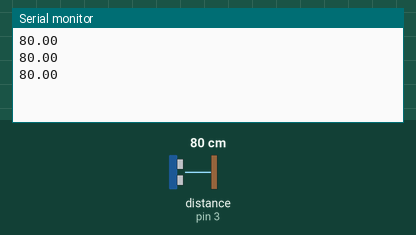
The sketch below on a simulated Arduino Uno, built with avr-gcc and run on an emulated ATmega328P. Parts: the last lines printed to the serial monitor. The inputs (shaded band) are chosen by the test bench; at power-on: distance to the obstacle (sensor on pin 3) 80 cm. The echo pulse lasts 58.3 µs per cm.

Above: at 1.3 s.
1.4 s: distance to the obstacle (sensor on pin 3) set to 2 cm
At 1.9 s:
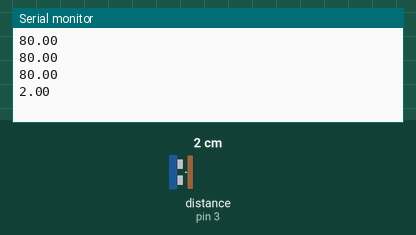
2.9 s: distance to the obstacle (sensor on pin 3) set to 4 cm
At 3.4 s:
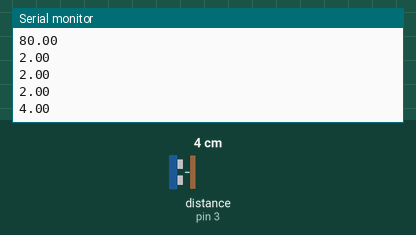
Timing chart, 0 to 5.9 s (numbered marks = the images above; inputs shaded):
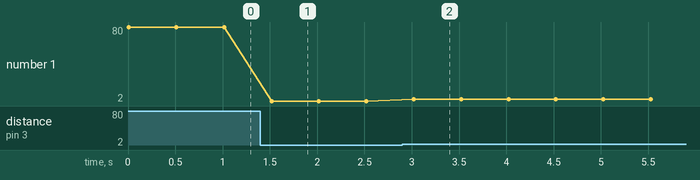

Measured:
- after the input at 1.4 s, the serial monitor: prints a new line after 0.12 s (image 1)
- after the input at 2.9 s, the serial monitor: prints a new line after 0.12 s (image 2)
- plotted number 1: 80 → 2 after the input at 1.4 s, 2 → 4 after the input at 2.9 s

The sketch:

162E_ultrasonic.ino
```cpp
#include <HCSR04.h>

// Initialize sensor that uses digital pins 13 and 12.
const byte triggerPin = 2;
const byte echoPin = 3;
UltraSonicDistanceSensor distanceSensor(triggerPin, echoPin);

void setup() {
  Serial.begin(9600);  // We initialize serial connection so that we could print values from sensor.
}

void loop() {
  // Every 500 miliseconds, do a measurement using the sensor and print the distance in centimeters.
  float distance = distanceSensor.measureDistanceCm();
  Serial.println(distance);
  delay(500);
}
```
